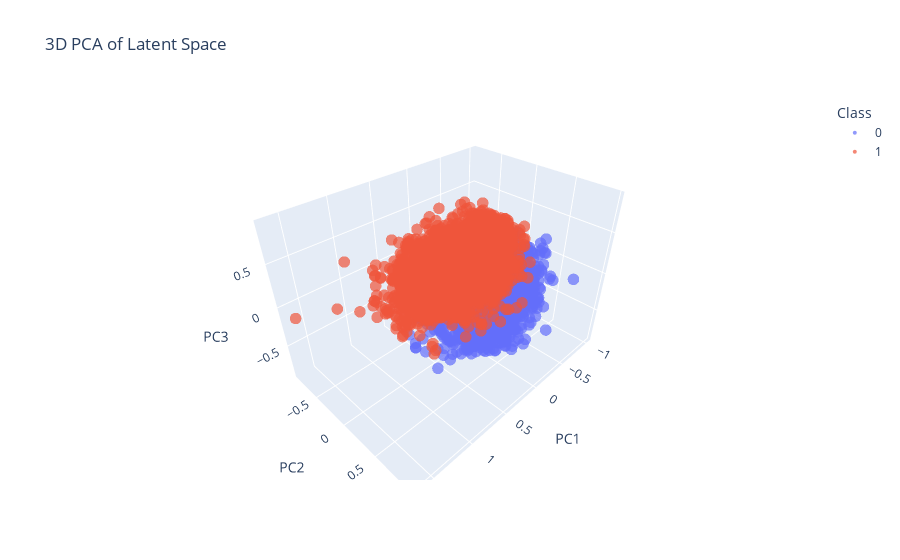

Notebook code for this chart:
### Code cell
plot_latent_space_3d(model, train_loader, device)

### Figure 1 — Plotly figure (JSON) as saved in the notebook; plotly's stock layout.template omitted (floating-point values rounded to 4 significant figures; data arrays with more than 128 entries replaced by an {"elided": "..."} marker saying what was removed)
{"data": [{"hovertemplate": "Class=0<br>PC1=%{x}<br>PC2=%{y}<br>PC3=%{z}<extra></extra>", "legendgroup": "0", "marker": {"color": "#636efa", "opacity": 0.7, "size": 4, "symbol": "circle"}, "mode": "markers", "name": "0", "scene": "scene", "showlegend": true, "type": "scatter3d", "x": {"elided": "1341 float values"}, "y": {"elided": "1341 float values"}, "z": {"elided": "1341 float values"}}, {"hovertemplate": "Class=1<br>PC1=%{x}<br>PC2=%{y}<br>PC3=%{z}<extra></extra>", "legendgroup": "1", "marker": {"color": "#EF553B", "opacity": 0.7, "size": 4, "symbol": "circle"}, "mode": "markers", "name": "1", "scene": "scene", "showlegend": true, "type": "scatter3d", "x": {"elided": "3875 float values"}, "y": {"elided": "3875 float values"}, "z": {"elided": "3875 float values"}}], "layout": {"legend": {"title": {"text": "Class"}, "tracegroupgap": 0}, "scene": {"domain": {"x": [0, 1], "y": [0, 1]}, "xaxis": {"title": {"text": "PC1"}}, "yaxis": {"title": {"text": "PC2"}}, "zaxis": {"title": {"text": "PC3"}}}, "title": {"text": "3D PCA of Latent Space"}}}
